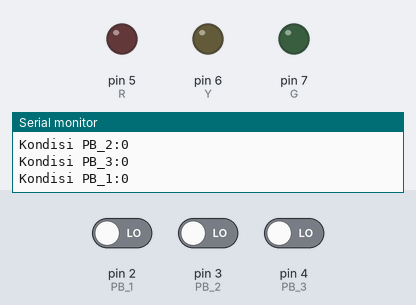
The sketch below on a simulated Arduino Uno, built with avr-gcc and run on an emulated ATmega328P. Shown: output pins drawn as LEDs (lit = HIGH), the last lines printed to the serial monitor. The test bench sets the inputs (shaded band); at power-on: pin 2 (PB_1) LOW, pin 3 (PB_2) LOW, pin 4 (PB_3) LOW.

Above: at 1.2 s.
1.3 s: pin 2 (PB_1) driven HIGH
At 1.9 s:
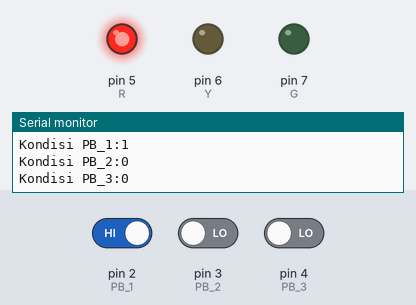
2.8 s: pin 3 (PB_2) driven HIGH
At 3.5 s:
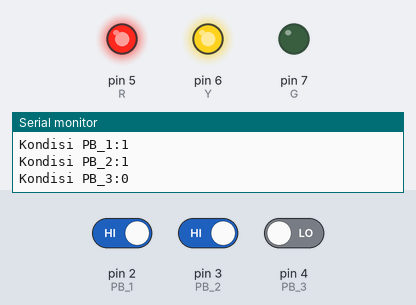
4.6 s: pin 4 (PB_3) driven HIGH
At 6.5 s:
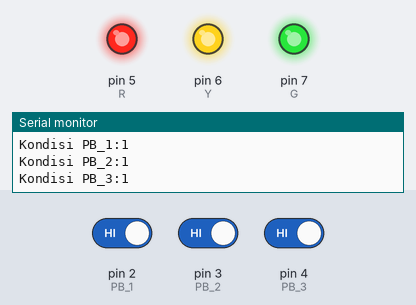
6.8 s: pin 2 (PB_1) driven LOW
At 8.2 s:
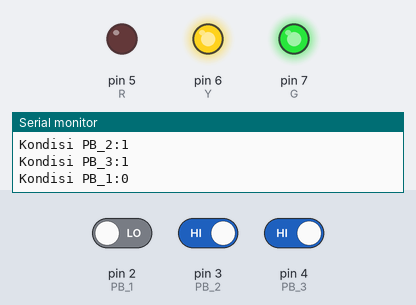
8.8 s: pin 3 (PB_2) driven LOW
At 9.5 s:
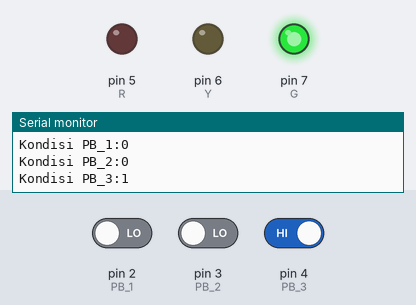
10.4 s: pin 2 (PB_1) driven HIGH
At 10.7 s:
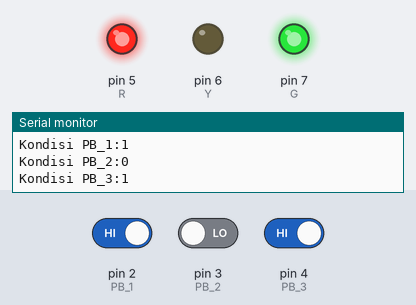
Timing chart, 0 to 12.9 s (numbered marks = the images above; inputs shaded):
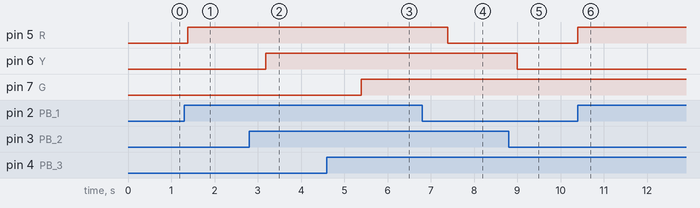

Measured:
- after the input at 1.3 s, pin 5 (R): LOW → HIGH after 0.08 s
- after the input at 2.8 s, pin 6 (Y): LOW → HIGH after 0.39 s
- after the input at 4.6 s, pin 7 (G): LOW → HIGH after 0.79 s
- after the input at 6.8 s, pin 5 (R): HIGH → LOW after 0.59 s
- after the input at 8.8 s, pin 6 (Y): HIGH → LOW after 0.20 s
- after the input at 10.4 s, pin 5 (R): LOW → HIGH at once

The sketch:

1.Push_Buttom___kunci.ino
```cpp
int PB_1= 2;
int PB_2= 3;
int PB_3= 4;
int R = 5;
int Y = 6;
int G = 7;

void setup() {
 Serial.begin(9600);
 pinMode(PB_1,INPUT);
 pinMode(R,OUTPUT);
 pinMode(Y,OUTPUT);
 pinMode(G,OUTPUT);
}

void loop() {
  int bacaPB_1=digitalRead(PB_1);
  int bacaPB_2=digitalRead(PB_2);
  int bacaPB_3=digitalRead(PB_3);
  Serial.println("Kondisi PB_1:" +String(bacaPB_1));
  Serial.println("Kondisi PB_2:" +String(bacaPB_2));
  Serial.println("Kondisi PB_3:" +String(bacaPB_3));

  if (bacaPB_1==1){
    digitalWrite(R,HIGH);
    delay(200);
  }
   else {
    digitalWrite(R,LOW);
   }
  if (bacaPB_2==1){
    digitalWrite(Y,HIGH);
    delay(200);
  }
  else {
    digitalWrite(Y,LOW);
   }
  if (bacaPB_3==1){
    digitalWrite(G,HIGH);
    delay(200);
  }
  else {
    digitalWrite(G,LOW);
   }

}
```
